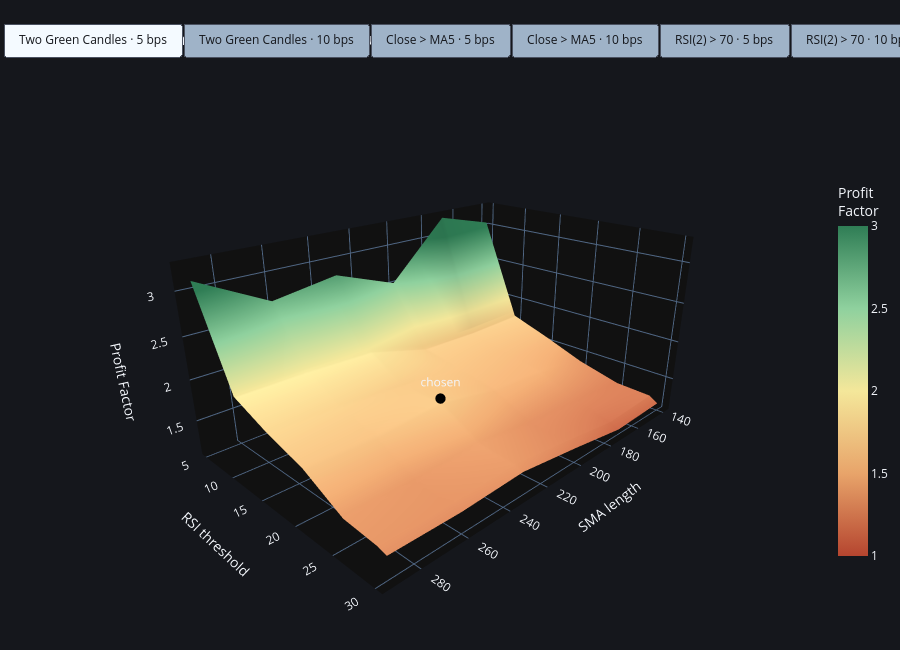

The code cell stored with this chart in its notebook:
### Markdown cell above
## 4.5 INTERACTIVE 3D PROFIT FACTOR SURFACE GRAPH

### Code cell
import plotly.graph_objects as go

# ---- extra data for the hover: trades (N) and max drawdown (ATR sizing) per cell ----
n_grids  = {}
dd_grids = {}
for exit_code, exit_label in exits:
    for slip_val, slip_label in costs:
        key = f"{exit_label} · {slip_label}"
        n_sub  = pd.DataFrame(index=rsi_values, columns=sma_values, dtype=float)
        dd_sub = pd.DataFrame(index=rsi_values, columns=sma_values, dtype=float)
        for rsi in rsi_values:
            for sma in sma_values:
                d = is_dfs[sma]
                t = eng.run_rsi2_backtest(d, rsi_thr=rsi, sma_len=sma, exit_mode=exit_code,
                                          slip_bps_per_side=slip_val)
                n_sub.loc[rsi, sma] = len(t)
                if len(t) > 0:
                    eq = (1.0 + eng.daily_returns(d, t, sizing="atr")).cumprod()
                    dd_sub.loc[rsi, sma] = 100.0 * float((eq / eq.cummax() - 1.0).min())
        n_grids[key], dd_grids[key] = n_sub, dd_sub

# ---- interactive 3D surface, one button per scenario ----
colorscale = [[0.00, "#b5452f"], [0.25, "#e8a46a"], [0.50, "#f4e79a"],
              [0.75, "#8fd19e"], [1.00, "#2f7d55"]]
keys = list(grid_results.keys())
fig = go.Figure()

for i, key in enumerate(keys):
    pf = grid_results[key].astype(float).replace(np.inf, np.nan)
    cd = np.dstack([n_grids[key].values, dd_grids[key].values])
    fig.add_trace(go.Surface(
        x=list(sma_values), y=list(rsi_values), z=pf.values, customdata=cd,
        colorscale=colorscale, cmin=1.0, cmax=3.0,
        colorbar=dict(title="Profit<br>Factor", len=0.7, x=0.92),
        hovertemplate=("SMA %{x}<br>RSI < %{y}<br>PF %{z:.2f}"
                       "<br>Trades %{customdata[0]:.0f}"
                       "<br>MaxDD %{customdata[1]:.1f}%<extra></extra>"),
        visible=(i == 0)))
    fig.add_trace(go.Scatter3d(
        x=[int(SMA_LEN)], y=[int(RSI_THR)], z=[float(pf.loc[int(RSI_THR), int(SMA_LEN)]) + 0.05],
        mode="markers+text", text=["chosen"], textposition="top center",
        marker=dict(size=6, color="black"), showlegend=False,
        hovertemplate=f"Chosen: RSI < {int(RSI_THR)}, SMA {int(SMA_LEN)}<extra></extra>",
        visible=(i == 0)))

# ~3 px of breathing room on each side of every button label (non-breaking spaces)
PAD = "\u00a0"
buttons = []
for i, key in enumerate(keys):
    vis = [False] * (2 * len(keys))
    vis[2 * i] = vis[2 * i + 1] = True
    buttons.append(dict(label=f"{PAD}{key}{PAD}", method="update", args=[{"visible": vis}]))

fig.update_layout(
    template="plotly_dark", paper_bgcolor="#15171c", height=650,
    title=dict(text=f"{cfg['id']} · In-sample Profit Factor surface (RSI x SMA)", x=0.02),
    scene=dict(
        xaxis_title="SMA length", yaxis_title="RSI threshold", zaxis_title="Profit Factor",
        aspectmode="manual", aspectratio=dict(x=1.5, y=1.0, z=0.7),
        camera=dict(eye=dict(x=1.6, y=1.6, z=0.9), center=dict(x=0, y=0, z=-0.1))),
    updatemenus=[dict(
        type="buttons", direction="right", x=0.0, xanchor="left", y=1.12, yanchor="top", active=0,
        buttons=buttons, bgcolor="#9fb3c8", bordercolor="#4a5160", borderwidth=1,
        pad=dict(l=3, r=3, t=0, b=0),
        font=dict(color="#15171c", size=12))],
    margin=dict(l=0, r=0, t=90, b=0))

fig.show()
fig.write_html(Path(RUN_DIR) / "02_pf_surface.html", include_plotlyjs="cdn")

### Figure 1 — Plotly figure (JSON) as saved in the notebook; plotly's stock layout.template omitted (floating-point values rounded to 4 significant figures)
{"data": [{"cmax": 3, "cmin": 1, "colorbar": {"len": 0.7, "title": {"text": "Profit<br>Factor"}, "x": 0.92}, "colorscale": [[0, "#b5452f"], [0.25, "#e8a46a"], [0.5, "#f4e79a"], [0.75, "#8fd19e"], [1, "#2f7d55"]], "customdata": [61.0, -4.272, 62.0, -3.504, 70.0, -4.272, 73.0, -4.272, 74.0, -4.049, 76.0, -4.049, 127.0, -6.743, 136.0, -6.743, 137.0, -6.743, 142.0, -6.743, 147.0, -6.743, 146.0, -6.743, 185.0, -6.743, 186.0, -6.743, 184.0, -6.743, 187.0, -6.743, 195.0, -6.743, 197.0, -6.743, 226.0, -9.095, 229.0, -8.475, 228.0, -8.475, 229.0, -8.475, 235.0, -9.578, 236.0, -9.578, 259.0, -9.338, 258.0, -8.576, 257.0, -8.576, 255.0, -8.576, 262.0, -9.678, 264.0, -9.678, 279.0, -8.036, 277.0, -7.948, 274.0, -6.803, 275.0, -6.803, 284.0, -7.545, 285.0, -7.545, 286.0, -8.343, 284.0, -8.255, 281.0, -7.113, 281.0, -7.113, 290.0, -7.853, 291.0, -7.853], "hovertemplate": "SMA %{x}<br>RSI < %{y}<br>PF %{z:.2f}<br>Trades %{customdata[0]:.0f}<br>MaxDD %{customdata[1]:.1f}%<extra></extra>", "type": "surface", "visible": true, "x": [140, 170, 200, 230, 260, 290], "y": [5, 10, 15, 20, 25, 29, 30], "z": [[3.045, 3.24, 2.51, 2.797, 2.675, 3.1], [1.763, 1.735, 1.746, 1.969, 1.991, 1.989], [1.586, 1.609, 1.66, 1.708, 1.765, 1.801], [1.393, 1.518, 1.564, 1.712, 1.645, 1.658], [1.257, 1.3, 1.335, 1.428, 1.377, 1.402], [1.238, 1.196, 1.297, 1.386, 1.357, 1.366], [1.168, 1.138, 1.252, 1.352, 1.32, 1.334]]}, {"hovertemplate": "Chosen: RSI < 20, SMA 230<extra></extra>", "marker": {"color": "black", "size": 6}, "mode": "markers+text", "showlegend": false, "text": ["chosen"], "textposition": "top center", "type": "scatter3d", "visible": true, "x": [230], "y": [20], "z": [1.762]}, {"cmax": 3, "cmin": 1, "colorbar": {"len": 0.7, "title": {"text": "Profit<br>Factor"}, "x": 0.92}, "colorscale": [[0, "#b5452f"], [0.25, "#e8a46a"], [0.5, "#f4e79a"], [0.75, "#8fd19e"], [1, "#2f7d55"]], "customdata": [61.0, -4.355, 62.0, -3.578, 70.0, -4.355, 73.0, -4.355, 74.0, -4.183, 76.0, -4.183, 127.0, -6.854, 136.0, -6.854, 137.0, -6.854, 142.0, -6.854, 147.0, -6.854, 146.0, -6.854, 185.0, -7.195, 186.0, -6.854, 184.0, -6.854, 187.0, -6.854, 195.0, -6.854, 197.0, -6.854, 226.0, -9.672, 229.0, -8.951, 228.0, -8.951, 229.0, -8.951, 235.0, -10.07, 236.0, -10.07, 259.0, -9.796, 258.0, -9.077, 257.0, -9.077, 255.0, -9.077, 262.0, -10.19, 264.0, -10.19, 279.0, -8.464, 277.0, -8.419, 274.0, -7.31, 275.0, -7.31, 284.0, -8.098, 285.0, -8.098, 286.0, -9.217, 284.0, -9.172, 281.0, -8.072, 281.0, -8.072, 290.0, -8.854, 291.0, -8.854], "hovertemplate": "SMA %{x}<br>RSI < %{y}<br>PF %{z:.2f}<br>Trades %{customdata[0]:.0f}<br>MaxDD %{customdata[1]:.1f}%<extra></extra>", "type": "surface", "visible": false, "x": [140, 170, 200, 230, 260, 290], "y": [5, 10, 15, 20, 25, 29, 30], "z": [[2.751, 2.93, 2.283, 2.55, 2.445, 2.846], [1.565, 1.539, 1.547, 1.751, 1.779, 1.779], [1.405, 1.424, 1.469, 1.512, 1.57, 1.603], [1.229, 1.346, 1.388, 1.52, 1.466, 1.478], [1.112, 1.151, 1.184, 1.267, 1.224, 1.247], [1.1, 1.062, 1.153, 1.234, 1.21, 1.218], [1.037, 1.011, 1.112, 1.202, 1.175, 1.188]]}, {"hovertemplate": "Chosen: RSI < 20, SMA 230<extra></extra>", "marker": {"color": "black", "size": 6}, "mode": "markers+text", "showlegend": false, "text": ["chosen"], "textposition": "top center", "type": "scatter3d", "visible": false, "x": [230], "y": [20], "z": [1.57]}, {"cmax": 3, "cmin": 1, "colorbar": {"len": 0.7, "title": {"text": "Profit<br>Factor"}, "x": 0.92}, "colorscale": [[0, "#b5452f"], [0.25, "#e8a46a"], [0.5, "#f4e79a"], [0.75, "#8fd19e"], [1, "#2f7d55"]], "customdata": [59.0, -3.172, 60.0, -3.172, 68.0, -3.767, 71.0, -3.767, 72.0, -3.767, 74.0, -3.767, 128.0, -3.545, 137.0, -4.401, 139.0, -4.401, 144.0, -4.401, 150.0, -4.401, 149.0, -4.401, 191.0, -4.487, 192.0, -5.474, 193.0, -5.474, 197.0, -5.254, 205.0, -5.254, 207.0, -4.957, 242.0, -5.594, 247.0, -5.474, 248.0, -6.066, 251.0, -6.066, 257.0, -6.066, 260.0, -5.487, 293.0, -5.623, 299.0, -5.501, 300.0, -5.549, 301.0, -5.549, 307.0, -5.549, 311.0, -5.341, 328.0, -5.129, 334.0, -5.966, 331.0, -5.966, 335.0, -5.182, 343.0, -5.182, 345.0, -5.182, 335.0, -5.395, 341.0, -5.906, 338.0, -5.906, 341.0, -5.182, 349.0, -5.182, 351.0, -5.182], "hovertemplate": "SMA %{x}<br>RSI < %{y}<br>PF %{z:.2f}<br>Trades %{customdata[0]:.0f}<br>MaxDD %{customdata[1]:.1f}%<extra></extra>", "type": "surface", "visible": false, "x": [140, 170, 200, 230, 260, 290], "y": [5, 10, 15, 20, 25, 29, 30], "z": [[3.427, 3.446, 2.386, 2.529, 2.592, 3.196], [1.732, 1.589, 1.702, 1.921, 2.105, 2.16], [1.698, 1.547, 1.666, 1.769, 1.908, 1.916], [1.493, 1.386, 1.473, 1.648, 1.689, 1.608], [1.338, 1.294, 1.355, 1.496, 1.486, 1.454], [1.308, 1.282, 1.288, 1.426, 1.452, 1.424], [1.208, 1.223, 1.226, 1.371, 1.393, 1.372]]}, {"hovertemplate": "Chosen: RSI < 20, SMA 230<extra></extra>", "marker": {"color": "black", "size": 6}, "mode": "markers+text", "showlegend": false, "text": ["chosen"], "textposition": "top center", "type": "scatter3d", "visible": false, "x": [230], "y": [20], "z": [1.698]}, {"cmax": 3, "cmin": 1, "colorbar": {"len": 0.7, "title": {"text": "Profit<br>Factor"}, "x": 0.92}, "colorscale": [[0, "#b5452f"], [0.25, "#e8a46a"], [0.5, "#f4e79a"], [0.75, "#8fd19e"], [1, "#2f7d55"]], "customdata": [59.0, -3.256, 60.0, -3.256, 68.0, -3.871, 71.0, -3.871, 72.0, -3.871, 74.0, -3.871, 128.0, -3.617, 137.0, -4.509, 139.0, -4.509, 144.0, -4.509, 150.0, -4.509, 149.0, -4.509, 191.0, -4.749, 192.0, -5.616, 193.0, -5.881, 197.0, -5.713, 205.0, -5.706, 207.0, -5.378, 242.0, -6.557, 247.0, -6.409, 248.0, -6.975, 251.0, -6.963, 257.0, -6.963, 260.0, -6.422, 293.0, -6.63, 299.0, -6.378, 300.0, -6.657, 301.0, -6.657, 307.0, -6.657, 311.0, -6.357, 328.0, -6.065, 334.0, -6.579, 331.0, -6.221, 335.0, -6.099, 343.0, -6.099, 345.0, -6.099, 335.0, -5.894, 341.0, -6.521, 338.0, -6.163, 341.0, -5.929, 349.0, -5.929, 351.0, -5.929], "hovertemplate": "SMA %{x}<br>RSI < %{y}<br>PF %{z:.2f}<br>Trades %{customdata[0]:.0f}<br>MaxDD %{customdata[1]:.1f}%<extra></extra>", "type": "surface", "visible": false, "x": [140, 170, 200, 230, 260, 290], "y": [5, 10, 15, 20, 25, 29, 30], "z": [[2.966, 2.992, 2.114, 2.238, 2.293, 2.852], [1.501, 1.381, 1.475, 1.673, 1.837, 1.886], [1.468, 1.338, 1.439, 1.529, 1.653, 1.661], [1.285, 1.197, 1.274, 1.426, 1.468, 1.401], [1.153, 1.117, 1.173, 1.296, 1.29, 1.266], [1.129, 1.11, 1.115, 1.236, 1.263, 1.24], [1.042, 1.057, 1.06, 1.186, 1.208, 1.192]]}, {"hovertemplate": "Chosen: RSI < 20, SMA 230<extra></extra>", "marker": {"color": "black", "size": 6}, "mode": "markers+text", "showlegend": false, "text": ["chosen"], "textposition": "top center", "type": "scatter3d", "visible": false, "x": [230], "y": [20], "z": [1.476]}, {"cmax": 3, "cmin": 1, "colorbar": {"len": 0.7, "title": {"text": "Profit<br>Factor"}, "x": 0.92}, "colorscale": [[0, "#b5452f"], [0.25, "#e8a46a"], [0.5, "#f4e79a"], [0.75, "#8fd19e"], [1, "#2f7d55"]], "customdata": [59.0, -3.627, 60.0, -3.5, 68.0, -3.607, 71.0, -3.607, 72.0, -3.607, 74.0, -3.607, 126.0, -4.576, 134.0, -4.576, 136.0, -4.774, 140.0, -4.774, 145.0, -4.774, 144.0, -4.774, 185.0, -4.631, 186.0, -4.631, 186.0, -4.865, 189.0, -4.865, 196.0, -4.865, 198.0, -4.631, 226.0, -6.342, 231.0, -6.145, 232.0, -6.084, 234.0, -5.746, 239.0, -5.892, 242.0, -5.858, 266.0, -5.596, 267.0, -5.596, 268.0, -5.596, 267.0, -5.596, 273.0, -5.596, 277.0, -5.596, 296.0, -5.834, 295.0, -6.447, 293.0, -5.917, 295.0, -5.596, 303.0, -5.596, 305.0, -5.596, 300.0, -5.614, 300.0, -6.936, 297.0, -6.047, 299.0, -5.378, 307.0, -5.378, 309.0, -5.378], "hovertemplate": "SMA %{x}<br>RSI < %{y}<br>PF %{z:.2f}<br>Trades %{customdata[0]:.0f}<br>MaxDD %{customdata[1]:.1f}%<extra></extra>", "type": "surface", "visible": false, "x": [140, 170, 200, 230, 260, 290], "y": [5, 10, 15, 20, 25, 29, 30], "z": [[3.179, 3.755, 2.576, 2.765, 2.801, 3.331], [1.849, 1.808, 2.046, 2.294, 2.416, 2.437], [1.74, 1.707, 1.96, 2.096, 2.204, 2.18], [1.538, 1.603, 1.697, 1.963, 1.937, 1.821], [1.4, 1.378, 1.45, 1.654, 1.641, 1.577], [1.317, 1.29, 1.337, 1.512, 1.534, 1.482], [1.249, 1.23, 1.271, 1.458, 1.474, 1.432]]}, {"hovertemplate": "Chosen: RSI < 20, SMA 230<extra></extra>", "marker": {"color": "black", "size": 6}, "mode": "markers+text", "showlegend": false, "text": ["chosen"], "textposition": "top center", "type": "scatter3d", "visible": false, "x": [230], "y": [20], "z": [2.013]}, {"cmax": 3, "cmin": 1, "colorbar": {"len": 0.7, "title": {"text": "Profit<br>Factor"}, "x": 0.92}, "colorscale": [[0, "#b5452f"], [0.25, "#e8a46a"], [0.5, "#f4e79a"], [0.75, "#8fd19e"], [1, "#2f7d55"]], "customdata": [59.0, -3.652, 60.0, -3.513, 68.0, -3.711, 71.0, -3.711, 72.0, -3.711, 74.0, -3.711, 126.0, -4.829, 134.0, -4.829, 136.0, -5.112, 140.0, -5.112, 145.0, -5.112, 144.0, -5.112, 185.0, -4.783, 186.0, -4.783, 186.0, -5.293, 189.0, -5.293, 196.0, -5.242, 198.0, -4.913, 226.0, -6.496, 231.0, -6.32, 232.0, -6.236, 234.0, -5.827, 239.0, -6.329, 242.0, -6.329, 266.0, -5.783, 267.0, -5.699, 268.0, -5.771, 267.0, -5.699, 273.0, -6.08, 277.0, -6.08, 296.0, -6.085, 295.0, -6.541, 293.0, -6.141, 295.0, -6.018, 303.0, -5.912, 305.0, -5.912, 300.0, -5.893, 300.0, -7.044, 297.0, -6.128, 299.0, -6.018, 307.0, -5.912, 309.0, -5.912], "hovertemplate": "SMA %{x}<br>RSI < %{y}<br>PF %{z:.2f}<br>Trades %{customdata[0]:.0f}<br>MaxDD %{customdata[1]:.1f}%<extra></extra>", "type": "surface", "visible": false, "x": [140, 170, 200, 230, 260, 290], "y": [5, 10, 15, 20, 25, 29, 30], "z": [[2.87, 3.388, 2.344, 2.517, 2.547, 3.049], [1.653, 1.621, 1.824, 2.054, 2.164, 2.184], [1.545, 1.517, 1.736, 1.861, 1.958, 1.939], [1.355, 1.418, 1.503, 1.736, 1.717, 1.619], [1.232, 1.212, 1.278, 1.457, 1.447, 1.394], [1.162, 1.136, 1.178, 1.334, 1.355, 1.311], [1.101, 1.083, 1.119, 1.284, 1.3, 1.265]]}, {"hovertemplate": "Chosen: RSI < 20, SMA 230<extra></extra>", "marker": {"color": "black", "size": 6}, "mode": "markers+text", "showlegend": false, "text": ["chosen"], "textposition": "top center", "type": "scatter3d", "visible": false, "x": [230], "y": [20], "z": [1.786]}], "layout": {"height": 650, "margin": {"b": 0, "l": 0, "r": 0, "t": 90}, "paper_bgcolor": "#15171c", "scene": {"aspectmode": "manual", "aspectratio": {"x": 1.5, "y": 1, "z": 0.7}, "camera": {"center": {"x": 0, "y": 0, "z": -0.1}, "eye": {"x": 1.6, "y": 1.6, "z": 0.9}}, "xaxis": {"title": {"text": "SMA length"}}, "yaxis": {"title": {"text": "RSI threshold"}}, "zaxis": {"title": {"text": "Profit Factor"}}}, "title": {"text": "RSI2.nasdaq.base · In-sample Profit Factor surface (RSI x SMA)", "x": 0.02}, "updatemenus": [{"active": 0, "bgcolor": "#9fb3c8", "bordercolor": "#4a5160", "borderwidth": 1, "buttons": [{"args": [{"visible": [true, true, false, false, false, false, false, false, false, false, false, false]}], "label": " Two Green Candles · 5 bps ", "method": "update"}, {"args": [{"visible": [false, false, true, true, false, false, false, false, false, false, false, false]}], "label": " Two Green Candles · 10 bps ", "method": "update"}, {"args": [{"visible": [false, false, false, false, true, true, false, false, false, false, false, false]}], "label": " Close > MA5 · 5 bps ", "method": "update"}, {"args": [{"visible": [false, false, false, false, false, false, true, true, false, false, false, false]}], "label": " Close > MA5 · 10 bps ", "method": "update"}, {"args": [{"visible": [false, false, false, false, false, false, false, false, true, true, false, false]}], "label": " RSI(2) > 70 · 5 bps ", "method": "update"}, {"args": [{"visible": [false, false, false, false, false, false, false, false, false, false, true, true]}], "label": " RSI(2) > 70 · 10 bps ", "method": "update"}], "direction": "right", "font": {"color": "#15171c", "size": 12}, "pad": {"b": 0, "l": 3, "r": 3, "t": 0}, "type": "buttons", "x": 0, "xanchor": "left", "y": 1.12, "yanchor": "top"}]}}
